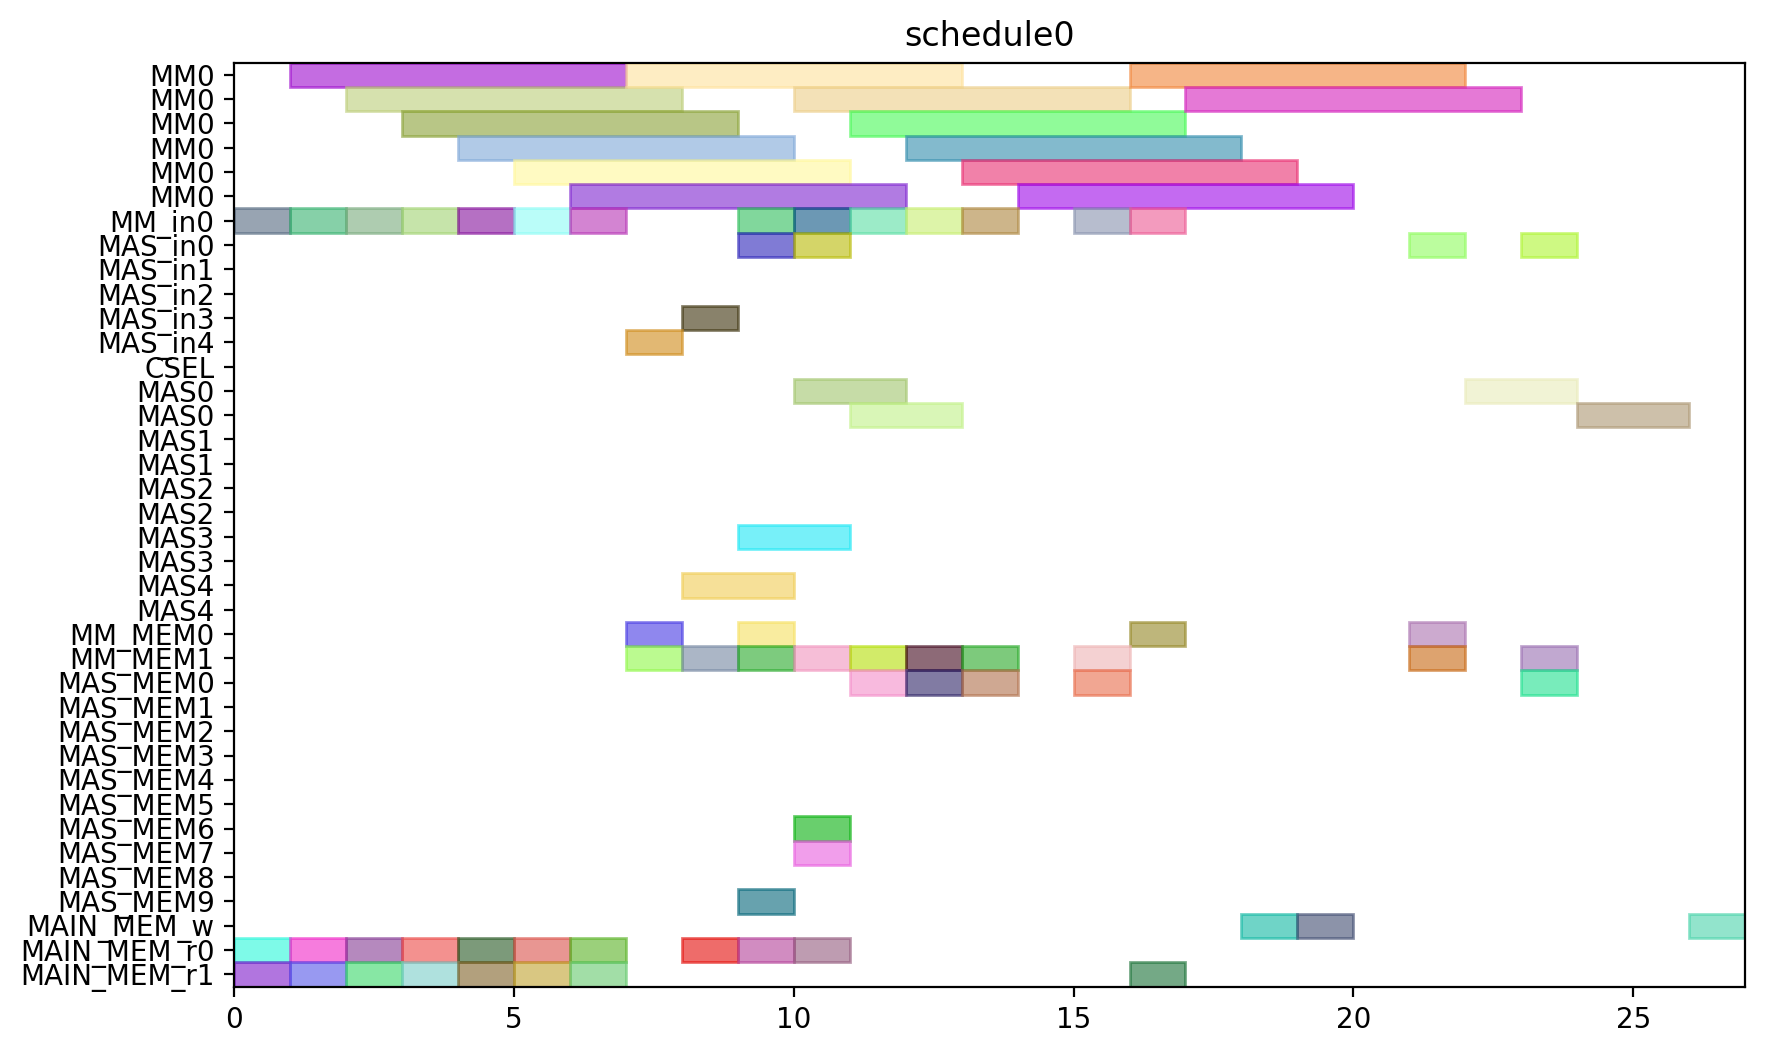

This figure's Python source:
from pyschedule import Scenario, solvers, plotters, alt


def solve():
	horizon = 120
	S = Scenario("schedule0", horizon=horizon)

	# resource
	MM = S.Resources('MM', num=1, size=6)
	MM_in = S.Resources('MM_in', num=1)
	MAS_in = S.Resources('MAS_in', num=5)
	CSEL = S.Resource('CSEL')
	MAS = S.Resources('MAS', num=5, size=2, periods=range(1, horizon))
	MM_MEM = S.Resources('MM_MEM', num=2)
	MAS_MEM = S.Resources('MAS_MEM', num=10)
	MAIN_MEM_w = S.Resource('MAIN_MEM_w', size=1)
	MAIN_MEM_r = S.Resources('MAIN_MEM_r', num=2)

	# result of previous scheduling

	# new tasks
	r1 = S.Task('r1', length=6, delay_cost=1)
	r1 += alt(MM)
	r1_in = S.Task('r1_in', length=1, delay_cost=1)
	r1_in += alt(MM_in)
	S += r1_in*MM_in[0]<=r1*MM[0]
	r1_mem0 = S.Task('r1_mem0', length=1, delay_cost=1)
	r1_mem0 += MAIN_MEM_r[0]
	S += r1_mem0 <= r1

	r1_mem1 = S.Task('r1_mem1', length=1, delay_cost=1)
	r1_mem1 += MAIN_MEM_r[1]
	S += r1_mem1 <= r1

	r3 = S.Task('r3', length=6, delay_cost=1)
	r3 += alt(MM)
	r3_in = S.Task('r3_in', length=1, delay_cost=1)
	r3_in += alt(MM_in)
	S += r3_in*MM_in[0]<=r3*MM[0]
	r3_mem0 = S.Task('r3_mem0', length=1, delay_cost=1)
	r3_mem0 += MAIN_MEM_r[0]
	S += r3_mem0 <= r3

	r3_mem1 = S.Task('r3_mem1', length=1, delay_cost=1)
	r3_mem1 += MAIN_MEM_r[1]
	S += r3_mem1 <= r3

	r4 = S.Task('r4', length=6, delay_cost=1)
	r4 += alt(MM)
	r4_in = S.Task('r4_in', length=1, delay_cost=1)
	r4_in += alt(MM_in)
	S += r4_in*MM_in[0]<=r4*MM[0]
	r4_mem0 = S.Task('r4_mem0', length=1, delay_cost=1)
	r4_mem0 += MAIN_MEM_r[0]
	S += r4_mem0 <= r4

	r4_mem1 = S.Task('r4_mem1', length=1, delay_cost=1)
	r4_mem1 += MAIN_MEM_r[1]
	S += r4_mem1 <= r4

	r5 = S.Task('r5', length=6, delay_cost=1)
	r5 += alt(MM)
	r5_in = S.Task('r5_in', length=1, delay_cost=1)
	r5_in += alt(MM_in)
	S += r5_in*MM_in[0]<=r5*MM[0]
	r5_mem0 = S.Task('r5_mem0', length=1, delay_cost=1)
	r5_mem0 += MAIN_MEM_r[0]
	S += r5_mem0 <= r5

	r5_mem1 = S.Task('r5_mem1', length=1, delay_cost=1)
	r5_mem1 += MAIN_MEM_r[1]
	S += r5_mem1 <= r5

	r6 = S.Task('r6', length=6, delay_cost=1)
	r6 += alt(MM)
	r6_in = S.Task('r6_in', length=1, delay_cost=1)
	r6_in += alt(MM_in)
	S += r6_in*MM_in[0]<=r6*MM[0]
	r6_mem0 = S.Task('r6_mem0', length=1, delay_cost=1)
	r6_mem0 += MAIN_MEM_r[0]
	S += r6_mem0 <= r6

	r6_mem1 = S.Task('r6_mem1', length=1, delay_cost=1)
	r6_mem1 += MAIN_MEM_r[1]
	S += r6_mem1 <= r6

	r12 = S.Task('r12', length=6, delay_cost=1)
	r12 += alt(MM)
	r12_in = S.Task('r12_in', length=1, delay_cost=1)
	r12_in += alt(MM_in)
	S += r12_in*MM_in[0]<=r12*MM[0]
	r12_mem0 = S.Task('r12_mem0', length=1, delay_cost=1)
	r12_mem0 += MAIN_MEM_r[0]
	S += r12_mem0 <= r12

	r12_mem1 = S.Task('r12_mem1', length=1, delay_cost=1)
	r12_mem1 += MAIN_MEM_r[1]
	S += r12_mem1 <= r12

	r13 = S.Task('r13', length=6, delay_cost=1)
	r13 += alt(MM)
	r13_in = S.Task('r13_in', length=1, delay_cost=1)
	r13_in += alt(MM_in)
	S += r13_in*MM_in[0]<=r13*MM[0]
	r13_mem0 = S.Task('r13_mem0', length=1, delay_cost=1)
	r13_mem0 += MAIN_MEM_r[0]
	S += r13_mem0 <= r13

	r13_mem1 = S.Task('r13_mem1', length=1, delay_cost=1)
	r13_mem1 += MAIN_MEM_r[1]
	S += r13_mem1 <= r13

	r2 = S.Task('r2', length=2, delay_cost=1)
	r2 += alt(MAS)
	r2_in = S.Task('r2_in', length=1, delay_cost=1)
	r2_in += alt(MAS_in)
	S += r2_in*MAS_in[0]<=r2*MAS[0]

	S += r2_in*MAS_in[1]<=r2*MAS[1]

	S += r2_in*MAS_in[2]<=r2*MAS[2]

	S += r2_in*MAS_in[3]<=r2*MAS[3]

	S += r2_in*MAS_in[4]<=r2*MAS[4]

	r2_mem0 = S.Task('r2_mem0', length=1, delay_cost=1)
	r2_mem0 += alt(MM_MEM)
	S += (r1*MM[0])-1 < r2_mem0*MM_MEM[0]
	S += r2_mem0 <= r2

	r2_mem1 = S.Task('r2_mem1', length=1, delay_cost=1)
	r2_mem1 += alt(MM_MEM)
	S += (r1*MM[0])-1 < r2_mem1*MM_MEM[1]
	S += r2_mem1 <= r2

	r7 = S.Task('r7', length=2, delay_cost=1)
	r7 += alt(MAS)
	r7_in = S.Task('r7_in', length=1, delay_cost=1)
	r7_in += alt(MAS_in)
	S += r7_in*MAS_in[0]<=r7*MAS[0]

	S += r7_in*MAS_in[1]<=r7*MAS[1]

	S += r7_in*MAS_in[2]<=r7*MAS[2]

	S += r7_in*MAS_in[3]<=r7*MAS[3]

	S += r7_in*MAS_in[4]<=r7*MAS[4]

	r7_mem0 = S.Task('r7_mem0', length=1, delay_cost=1)
	r7_mem0 += alt(MM_MEM)
	S += (r5*MM[0])-1 < r7_mem0*MM_MEM[0]
	S += r7_mem0 <= r7

	r7_mem1 = S.Task('r7_mem1', length=1, delay_cost=1)
	r7_mem1 += alt(MM_MEM)
	S += (r6*MM[0])-1 < r7_mem1*MM_MEM[1]
	S += r7_mem1 <= r7

	r8 = S.Task('r8', length=2, delay_cost=1)
	r8 += alt(MAS)
	r8_in = S.Task('r8_in', length=1, delay_cost=1)
	r8_in += alt(MAS_in)
	S += r8_in*MAS_in[0]<=r8*MAS[0]

	S += r8_in*MAS_in[1]<=r8*MAS[1]

	S += r8_in*MAS_in[2]<=r8*MAS[2]

	S += r8_in*MAS_in[3]<=r8*MAS[3]

	S += r8_in*MAS_in[4]<=r8*MAS[4]

	r8_mem0 = S.Task('r8_mem0', length=1, delay_cost=1)
	r8_mem0 += MAIN_MEM_r[0]
	S += r8_mem0 <= r8

	r8_mem1 = S.Task('r8_mem1', length=1, delay_cost=1)
	r8_mem1 += alt(MM_MEM)
	S += (r4*MM[0])-1 < r8_mem1*MM_MEM[1]
	S += r8_mem1 <= r8

	r10 = S.Task('r10', length=2, delay_cost=1)
	r10 += alt(MAS)
	r10_in = S.Task('r10_in', length=1, delay_cost=1)
	r10_in += alt(MAS_in)
	S += r10_in*MAS_in[0]<=r10*MAS[0]

	S += r10_in*MAS_in[1]<=r10*MAS[1]

	S += r10_in*MAS_in[2]<=r10*MAS[2]

	S += r10_in*MAS_in[3]<=r10*MAS[3]

	S += r10_in*MAS_in[4]<=r10*MAS[4]

	r10_mem0 = S.Task('r10_mem0', length=1, delay_cost=1)
	r10_mem0 += MAIN_MEM_r[0]
	S += r10_mem0 <= r10

	r10_mem1 = S.Task('r10_mem1', length=1, delay_cost=1)
	r10_mem1 += alt(MM_MEM)
	S += (r4*MM[0])-1 < r10_mem1*MM_MEM[1]
	S += r10_mem1 <= r10

	r9 = S.Task('r9', length=6, delay_cost=1)
	r9 += alt(MM)
	r9_in = S.Task('r9_in', length=1, delay_cost=1)
	r9_in += alt(MM_in)
	S += r9_in*MM_in[0]<=r9*MM[0]
	r9_mem0 = S.Task('r9_mem0', length=1, delay_cost=1)
	r9_mem0 += MAIN_MEM_r[0]
	S += r9_mem0 <= r9

	r9_mem1 = S.Task('r9_mem1', length=1, delay_cost=1)
	r9_mem1 += alt(MAS_MEM)
	S += (r7*MAS[0])-1 < r9_mem1*MAS_MEM[1]
	S += (r7*MAS[1])-1 < r9_mem1*MAS_MEM[3]
	S += (r7*MAS[2])-1 < r9_mem1*MAS_MEM[5]
	S += (r7*MAS[3])-1 < r9_mem1*MAS_MEM[7]
	S += (r7*MAS[4])-1 < r9_mem1*MAS_MEM[9]
	S += r9_mem1 <= r9

	r11 = S.Task('r11', length=6, delay_cost=1)
	r11 += alt(MM)
	r11_in = S.Task('r11_in', length=1, delay_cost=1)
	r11_in += alt(MM_in)
	S += r11_in*MM_in[0]<=r11*MM[0]
	r11_mem0 = S.Task('r11_mem0', length=1, delay_cost=1)
	r11_mem0 += alt(MAS_MEM)
	S += (r10*MAS[0])-1 < r11_mem0*MAS_MEM[0]
	S += (r10*MAS[1])-1 < r11_mem0*MAS_MEM[2]
	S += (r10*MAS[2])-1 < r11_mem0*MAS_MEM[4]
	S += (r10*MAS[3])-1 < r11_mem0*MAS_MEM[6]
	S += (r10*MAS[4])-1 < r11_mem0*MAS_MEM[8]
	S += r11_mem0 <= r11

	r11_mem1 = S.Task('r11_mem1', length=1, delay_cost=1)
	r11_mem1 += alt(MAS_MEM)
	S += (r10*MAS[0])-1 < r11_mem1*MAS_MEM[1]
	S += (r10*MAS[1])-1 < r11_mem1*MAS_MEM[3]
	S += (r10*MAS[2])-1 < r11_mem1*MAS_MEM[5]
	S += (r10*MAS[3])-1 < r11_mem1*MAS_MEM[7]
	S += (r10*MAS[4])-1 < r11_mem1*MAS_MEM[9]
	S += r11_mem1 <= r11

	PX_new = S.Task('PX_new', length=6, delay_cost=1)
	PX_new += alt(MM)
	PX_new_in = S.Task('PX_new_in', length=1, delay_cost=1)
	PX_new_in += alt(MM_in)
	S += PX_new_in*MM_in[0]<=PX_new*MM[0]
	S += 0<PX_new

	PX_new_w = S.Task('PX_new_w', length=1, delay_cost=1)
	PX_new_w += alt(MAIN_MEM_w)
	S += PX_new <= PX_new_w

	PX_new_mem0 = S.Task('PX_new_mem0', length=1, delay_cost=1)
	PX_new_mem0 += alt(MAS_MEM)
	S += (r2*MAS[0])-1 < PX_new_mem0*MAS_MEM[0]
	S += (r2*MAS[1])-1 < PX_new_mem0*MAS_MEM[2]
	S += (r2*MAS[2])-1 < PX_new_mem0*MAS_MEM[4]
	S += (r2*MAS[3])-1 < PX_new_mem0*MAS_MEM[6]
	S += (r2*MAS[4])-1 < PX_new_mem0*MAS_MEM[8]
	S += PX_new_mem0 <= PX_new

	PX_new_mem1 = S.Task('PX_new_mem1', length=1, delay_cost=1)
	PX_new_mem1 += alt(MM_MEM)
	S += (r12*MM[0])-1 < PX_new_mem1*MM_MEM[1]
	S += PX_new_mem1 <= PX_new

	r14 = S.Task('r14', length=6, delay_cost=1)
	r14 += alt(MM)
	r14_in = S.Task('r14_in', length=1, delay_cost=1)
	r14_in += alt(MM_in)
	S += r14_in*MM_in[0]<=r14*MM[0]
	r14_mem0 = S.Task('r14_mem0', length=1, delay_cost=1)
	r14_mem0 += alt(MAS_MEM)
	S += (r2*MAS[0])-1 < r14_mem0*MAS_MEM[0]
	S += (r2*MAS[1])-1 < r14_mem0*MAS_MEM[2]
	S += (r2*MAS[2])-1 < r14_mem0*MAS_MEM[4]
	S += (r2*MAS[3])-1 < r14_mem0*MAS_MEM[6]
	S += (r2*MAS[4])-1 < r14_mem0*MAS_MEM[8]
	S += r14_mem0 <= r14

	r14_mem1 = S.Task('r14_mem1', length=1, delay_cost=1)
	r14_mem1 += alt(MM_MEM)
	S += (r3*MM[0])-1 < r14_mem1*MM_MEM[1]
	S += r14_mem1 <= r14

	Z1_new = S.Task('Z1_new', length=6, delay_cost=1)
	Z1_new += alt(MM)
	Z1_new_in = S.Task('Z1_new_in', length=1, delay_cost=1)
	Z1_new_in += alt(MM_in)
	S += Z1_new_in*MM_in[0]<=Z1_new*MM[0]
	S += 0<Z1_new

	Z1_new_w = S.Task('Z1_new_w', length=1, delay_cost=1)
	Z1_new_w += alt(MAIN_MEM_w)
	S += Z1_new <= Z1_new_w

	Z1_new_mem0 = S.Task('Z1_new_mem0', length=1, delay_cost=1)
	Z1_new_mem0 += alt(MAS_MEM)
	S += (r2*MAS[0])-1 < Z1_new_mem0*MAS_MEM[0]
	S += (r2*MAS[1])-1 < Z1_new_mem0*MAS_MEM[2]
	S += (r2*MAS[2])-1 < Z1_new_mem0*MAS_MEM[4]
	S += (r2*MAS[3])-1 < Z1_new_mem0*MAS_MEM[6]
	S += (r2*MAS[4])-1 < Z1_new_mem0*MAS_MEM[8]
	S += Z1_new_mem0 <= Z1_new

	Z1_new_mem1 = S.Task('Z1_new_mem1', length=1, delay_cost=1)
	Z1_new_mem1 += alt(MM_MEM)
	S += (r13*MM[0])-1 < Z1_new_mem1*MM_MEM[1]
	S += Z1_new_mem1 <= Z1_new

	r15 = S.Task('r15', length=6, delay_cost=1)
	r15 += alt(MM)
	r15_in = S.Task('r15_in', length=1, delay_cost=1)
	r15_in += alt(MM_in)
	S += r15_in*MM_in[0]<=r15*MM[0]
	r15_mem0 = S.Task('r15_mem0', length=1, delay_cost=1)
	r15_mem0 += alt(MAS_MEM)
	S += (r8*MAS[0])-1 < r15_mem0*MAS_MEM[0]
	S += (r8*MAS[1])-1 < r15_mem0*MAS_MEM[2]
	S += (r8*MAS[2])-1 < r15_mem0*MAS_MEM[4]
	S += (r8*MAS[3])-1 < r15_mem0*MAS_MEM[6]
	S += (r8*MAS[4])-1 < r15_mem0*MAS_MEM[8]
	S += r15_mem0 <= r15

	r15_mem1 = S.Task('r15_mem1', length=1, delay_cost=1)
	r15_mem1 += alt(MM_MEM)
	S += (r9*MM[0])-1 < r15_mem1*MM_MEM[1]
	S += r15_mem1 <= r15

	r16 = S.Task('r16', length=6, delay_cost=1)
	r16 += alt(MM)
	r16_in = S.Task('r16_in', length=1, delay_cost=1)
	r16_in += alt(MM_in)
	S += r16_in*MM_in[0]<=r16*MM[0]
	r16_mem0 = S.Task('r16_mem0', length=1, delay_cost=1)
	r16_mem0 += alt(MM_MEM)
	S += (r11*MM[0])-1 < r16_mem0*MM_MEM[0]
	S += r16_mem0 <= r16

	r16_mem1 = S.Task('r16_mem1', length=1, delay_cost=1)
	r16_mem1 += MAIN_MEM_r[1]
	S += r16_mem1 <= r16

	r17 = S.Task('r17', length=2, delay_cost=1)
	r17 += alt(MAS)
	r17_in = S.Task('r17_in', length=1, delay_cost=1)
	r17_in += alt(MAS_in)
	S += r17_in*MAS_in[0]<=r17*MAS[0]

	S += r17_in*MAS_in[1]<=r17*MAS[1]

	S += r17_in*MAS_in[2]<=r17*MAS[2]

	S += r17_in*MAS_in[3]<=r17*MAS[3]

	S += r17_in*MAS_in[4]<=r17*MAS[4]

	r17_mem0 = S.Task('r17_mem0', length=1, delay_cost=1)
	r17_mem0 += alt(MM_MEM)
	S += (r14*MM[0])-1 < r17_mem0*MM_MEM[0]
	S += r17_mem0 <= r17

	r17_mem1 = S.Task('r17_mem1', length=1, delay_cost=1)
	r17_mem1 += alt(MM_MEM)
	S += (r15*MM[0])-1 < r17_mem1*MM_MEM[1]
	S += r17_mem1 <= r17

	PY_new = S.Task('PY_new', length=2, delay_cost=1)
	PY_new += alt(MAS)
	PY_new_in = S.Task('PY_new_in', length=1, delay_cost=1)
	PY_new_in += alt(MAS_in)
	S += PY_new_in*MAS_in[0]<=PY_new*MAS[0]

	S += PY_new_in*MAS_in[1]<=PY_new*MAS[1]

	S += PY_new_in*MAS_in[2]<=PY_new*MAS[2]

	S += PY_new_in*MAS_in[3]<=PY_new*MAS[3]

	S += PY_new_in*MAS_in[4]<=PY_new*MAS[4]

	S += 0<PY_new

	PY_new_w = S.Task('PY_new_w', length=1, delay_cost=1)
	PY_new_w += alt(MAIN_MEM_w)
	S += PY_new <= PY_new_w

	PY_new_mem0 = S.Task('PY_new_mem0', length=1, delay_cost=1)
	PY_new_mem0 += alt(MAS_MEM)
	S += (r17*MAS[0])-1 < PY_new_mem0*MAS_MEM[0]
	S += (r17*MAS[1])-1 < PY_new_mem0*MAS_MEM[2]
	S += (r17*MAS[2])-1 < PY_new_mem0*MAS_MEM[4]
	S += (r17*MAS[3])-1 < PY_new_mem0*MAS_MEM[6]
	S += (r17*MAS[4])-1 < PY_new_mem0*MAS_MEM[8]
	S += PY_new_mem0 <= PY_new

	PY_new_mem1 = S.Task('PY_new_mem1', length=1, delay_cost=1)
	PY_new_mem1 += alt(MM_MEM)
	S += (r16*MM[0])-1 < PY_new_mem1*MM_MEM[1]
	S += PY_new_mem1 <= PY_new

	solvers.mip.solve(S,msg=1,kind='CPLEX',ratio_gap=1.01)

	solution = [['hoge']*len(S.solution()[1]) for i in range(len(S.solution()))]
	for i in range(len(S.solution())):
		for j in range(len(S.solution()[i])):
			solution[i][j]=str(S.solution()[i][j])
	print(solution)

	cycles = int(solution[-1][3])

	pic_file_name = "/mnt/rose/usr1/fukuda/ABE/multiRAM_multiMAS_16mux/scheduling_result/stage6MM1_stage2MAS5/EP_YRECOVER/schedule0.png"
	if(S.solution() != []):
		plotters.matplotlib.plot(S,img_filename=pic_file_name, show_task_labels=False, fig_size=(cycles*0.25+3, 6))

	return solution
